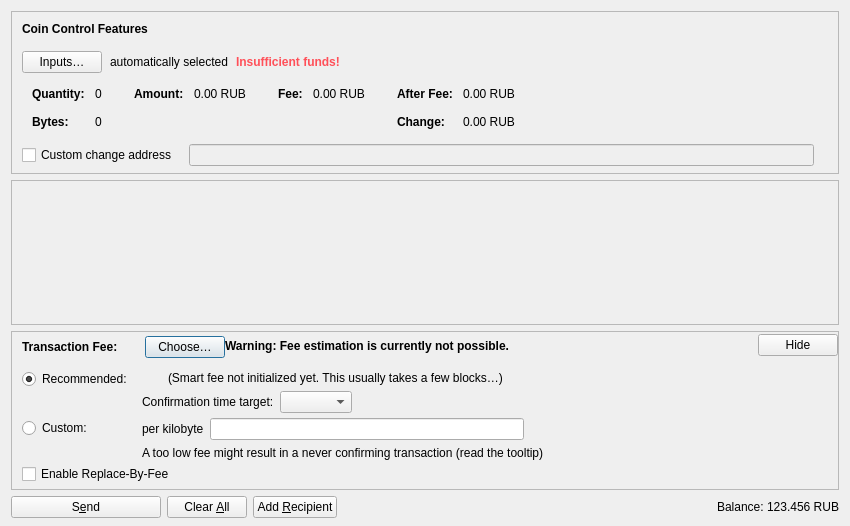
<?xml version="1.0" encoding="UTF-8"?>
<ui version="4.0">
 <class>SendCoinsDialog</class>
 <widget class="QDialog" name="SendCoinsDialog">
  <property name="geometry">
   <rect>
    <x>0</x>
    <y>0</y>
    <width>850</width>
    <height>526</height>
   </rect>
  </property>
  <property name="windowTitle">
   <string>Send Coins</string>
  </property>
  <layout class="QVBoxLayout" name="verticalLayout" stretch="0,1,0,0">
   <property name="bottomMargin">
    <number>8</number>
   </property>
   <item>
    <widget class="QFrame" name="frameCoinControl">
     <property name="sizePolicy">
      <sizepolicy hsizetype="Expanding" vsizetype="Expanding">
       <horstretch>0</horstretch>
       <verstretch>0</verstretch>
      </sizepolicy>
     </property>
     <property name="maximumSize">
      <size>
       <width>16777215</width>
       <height>16777215</height>
      </size>
     </property>
     <property name="frameShape">
      <enum>QFrame::StyledPanel</enum>
     </property>
     <property name="frameShadow">
      <enum>QFrame::Sunken</enum>
     </property>
     <layout class="QVBoxLayout" name="verticalLayoutCoinControl2">
      <property name="spacing">
       <number>0</number>
      </property>
      <property name="leftMargin">
       <number>0</number>
      </property>
      <property name="topMargin">
       <number>0</number>
      </property>
      <property name="rightMargin">
       <number>0</number>
      </property>
      <property name="bottomMargin">
       <number>6</number>
      </property>
      <item>
       <layout class="QVBoxLayout" name="verticalLayoutCoinControl" stretch="0,0,0,0,1">
        <property name="spacing">
         <number>0</number>
        </property>
        <property name="leftMargin">
         <number>10</number>
        </property>
        <property name="topMargin">
         <number>10</number>
        </property>
        <item>
         <layout class="QHBoxLayout" name="horizontalLayoutCoinControl1">
          <property name="bottomMargin">
           <number>15</number>
          </property>
          <item>
           <widget class="QLabel" name="labelCoinControlFeatures">
            <property name="sizePolicy">
             <sizepolicy hsizetype="Preferred" vsizetype="Maximum">
              <horstretch>0</horstretch>
              <verstretch>0</verstretch>
             </sizepolicy>
            </property>
            <property name="font">
             <font>
              <weight>75</weight>
              <bold>true</bold>
             </font>
            </property>
            <property name="styleSheet">
             <string notr="true">font-weight:bold;</string>
            </property>
            <property name="text">
             <string>Coin Control Features</string>
            </property>
           </widget>
          </item>
         </layout>
        </item>
        <item>
         <layout class="QHBoxLayout" name="horizontalLayoutCoinControl2" stretch="0,0,0,0">
          <property name="spacing">
           <number>8</number>
          </property>
          <property name="bottomMargin">
           <number>10</number>
          </property>
          <item>
           <widget class="QPushButton" name="pushButtonCoinControl">
            <property name="styleSheet">
             <string notr="true"/>
            </property>
            <property name="text">
             <string>Inputs…</string>
            </property>
            <property name="autoDefault">
             <bool>false</bool>
            </property>
           </widget>
          </item>
          <item>
           <widget class="QLabel" name="labelCoinControlAutomaticallySelected">
            <property name="text">
             <string>automatically selected</string>
            </property>
            <property name="margin">
             <number>5</number>
            </property>
           </widget>
          </item>
          <item>
           <widget class="QLabel" name="labelCoinControlInsuffFunds">
            <property name="font">
             <font>
              <weight>75</weight>
              <bold>true</bold>
             </font>
            </property>
            <property name="styleSheet">
             <string notr="true">color:#ff5059;font-weight:bold;</string>
            </property>
            <property name="text">
             <string>Insufficient funds!</string>
            </property>
            <property name="margin">
             <number>5</number>
            </property>
           </widget>
          </item>
          <item>
           <spacer name="horizontalSpacerCoinControl">
            <property name="orientation">
             <enum>Qt::Horizontal</enum>
            </property>
            <property name="sizeHint" stdset="0">
             <size>
              <width>40</width>
              <height>1</height>
             </size>
            </property>
           </spacer>
          </item>
         </layout>
        </item>
        <item>
         <widget class="QWidget" name="widgetCoinControl" native="true">
          <property name="sizePolicy">
           <sizepolicy hsizetype="Preferred" vsizetype="Preferred">
            <horstretch>0</horstretch>
            <verstretch>0</verstretch>
           </sizepolicy>
          </property>
          <property name="minimumSize">
           <size>
            <width>0</width>
            <height>0</height>
           </size>
          </property>
          <property name="styleSheet">
           <string notr="true"/>
          </property>
          <layout class="QHBoxLayout" name="horizontalLayoutCoinControl5">
           <property name="leftMargin">
            <number>0</number>
           </property>
           <property name="topMargin">
            <number>0</number>
           </property>
           <property name="rightMargin">
            <number>0</number>
           </property>
           <property name="bottomMargin">
            <number>0</number>
           </property>
           <item>
            <layout class="QHBoxLayout" name="horizontalLayoutCoinControl3" stretch="0,0,0,1">
             <property name="spacing">
              <number>20</number>
             </property>
             <property name="topMargin">
              <number>0</number>
             </property>
             <property name="bottomMargin">
              <number>10</number>
             </property>
             <item>
              <layout class="QFormLayout" name="formLayoutCoinControl1">
               <property name="labelAlignment">
                <set>Qt::AlignLeft|Qt::AlignVCenter</set>
               </property>
               <property name="horizontalSpacing">
                <number>10</number>
               </property>
               <property name="verticalSpacing">
                <number>14</number>
               </property>
               <property name="leftMargin">
                <number>10</number>
               </property>
               <property name="topMargin">
                <number>4</number>
               </property>
               <property name="rightMargin">
                <number>6</number>
               </property>
               <item row="0" column="0">
                <widget class="QLabel" name="labelCoinControlQuantityText">
                 <property name="font">
                  <font>
                   <weight>75</weight>
                   <bold>true</bold>
                  </font>
                 </property>
                 <property name="text">
                  <string>Quantity:</string>
                 </property>
                 <property name="margin">
                  <number>0</number>
                 </property>
                </widget>
               </item>
               <item row="0" column="1">
                <widget class="QLabel" name="labelCoinControlQuantity">
                 <property name="cursor">
                  <cursorShape>IBeamCursor</cursorShape>
                 </property>
                 <property name="contextMenuPolicy">
                  <enum>Qt::ActionsContextMenu</enum>
                 </property>
                 <property name="text">
                  <string notr="true">0</string>
                 </property>
                 <property name="margin">
                  <number>0</number>
                 </property>
                 <property name="textInteractionFlags">
                  <set>Qt::LinksAccessibleByMouse|Qt::TextSelectableByKeyboard|Qt::TextSelectableByMouse</set>
                 </property>
                </widget>
               </item>
               <item row="1" column="0">
                <widget class="QLabel" name="labelCoinControlBytesText">
                 <property name="font">
                  <font>
                   <weight>75</weight>
                   <bold>true</bold>
                  </font>
                 </property>
                 <property name="text">
                  <string>Bytes:</string>
                 </property>
                </widget>
               </item>
               <item row="1" column="1">
                <widget class="QLabel" name="labelCoinControlBytes">
                 <property name="cursor">
                  <cursorShape>IBeamCursor</cursorShape>
                 </property>
                 <property name="contextMenuPolicy">
                  <enum>Qt::ActionsContextMenu</enum>
                 </property>
                 <property name="text">
                  <string notr="true">0</string>
                 </property>
                 <property name="textInteractionFlags">
                  <set>Qt::LinksAccessibleByMouse|Qt::TextSelectableByKeyboard|Qt::TextSelectableByMouse</set>
                 </property>
                </widget>
               </item>
              </layout>
             </item>
             <item>
              <layout class="QFormLayout" name="formLayoutCoinControl2">
               <property name="horizontalSpacing">
                <number>10</number>
               </property>
               <property name="verticalSpacing">
                <number>14</number>
               </property>
               <property name="leftMargin">
                <number>6</number>
               </property>
               <property name="topMargin">
                <number>4</number>
               </property>
               <property name="rightMargin">
                <number>6</number>
               </property>
               <item row="0" column="0">
                <widget class="QLabel" name="labelCoinControlAmountText">
                 <property name="font">
                  <font>
                   <weight>75</weight>
                   <bold>true</bold>
                  </font>
                 </property>
                 <property name="text">
                  <string>Amount:</string>
                 </property>
                 <property name="margin">
                  <number>0</number>
                 </property>
                </widget>
               </item>
               <item row="0" column="1">
                <widget class="QLabel" name="labelCoinControlAmount">
                 <property name="cursor">
                  <cursorShape>IBeamCursor</cursorShape>
                 </property>
                 <property name="contextMenuPolicy">
                  <enum>Qt::ActionsContextMenu</enum>
                 </property>
                 <property name="text">
                  <string notr="true">0.00 RUB</string>
                 </property>
                 <property name="textInteractionFlags">
                  <set>Qt::LinksAccessibleByMouse|Qt::TextSelectableByKeyboard|Qt::TextSelectableByMouse</set>
                 </property>
                </widget>
               </item>
              </layout>
             </item>
             <item>
              <layout class="QFormLayout" name="formLayoutCoinControl3">
               <property name="horizontalSpacing">
                <number>10</number>
               </property>
               <property name="verticalSpacing">
                <number>14</number>
               </property>
               <property name="leftMargin">
                <number>6</number>
               </property>
               <property name="topMargin">
                <number>4</number>
               </property>
               <property name="rightMargin">
                <number>6</number>
               </property>
               <item row="0" column="0">
                <widget class="QLabel" name="labelCoinControlFeeText">
                 <property name="font">
                  <font>
                   <weight>75</weight>
                   <bold>true</bold>
                  </font>
                 </property>
                 <property name="text">
                  <string>Fee:</string>
                 </property>
                 <property name="margin">
                  <number>0</number>
                 </property>
                </widget>
               </item>
               <item row="0" column="1">
                <widget class="QLabel" name="labelCoinControlFee">
                 <property name="cursor">
                  <cursorShape>IBeamCursor</cursorShape>
                 </property>
                 <property name="contextMenuPolicy">
                  <enum>Qt::ActionsContextMenu</enum>
                 </property>
                 <property name="text">
                  <string notr="true">0.00 RUB</string>
                 </property>
                 <property name="textInteractionFlags">
                  <set>Qt::LinksAccessibleByMouse|Qt::TextSelectableByKeyboard|Qt::TextSelectableByMouse</set>
                 </property>
                </widget>
               </item>
              </layout>
             </item>
             <item>
              <layout class="QFormLayout" name="formLayoutCoinControl4">
               <property name="labelAlignment">
                <set>Qt::AlignLeft|Qt::AlignVCenter</set>
               </property>
               <property name="horizontalSpacing">
                <number>10</number>
               </property>
               <property name="verticalSpacing">
                <number>14</number>
               </property>
               <property name="leftMargin">
                <number>6</number>
               </property>
               <property name="topMargin">
                <number>4</number>
               </property>
               <property name="rightMargin">
                <number>6</number>
               </property>
               <item row="0" column="0">
                <widget class="QLabel" name="labelCoinControlAfterFeeText">
                 <property name="font">
                  <font>
                   <weight>75</weight>
                   <bold>true</bold>
                  </font>
                 </property>
                 <property name="text">
                  <string>After Fee:</string>
                 </property>
                 <property name="margin">
                  <number>0</number>
                 </property>
                </widget>
               </item>
               <item row="0" column="1">
                <widget class="QLabel" name="labelCoinControlAfterFee">
                 <property name="cursor">
                  <cursorShape>IBeamCursor</cursorShape>
                 </property>
                 <property name="contextMenuPolicy">
                  <enum>Qt::ActionsContextMenu</enum>
                 </property>
                 <property name="text">
                  <string notr="true">0.00 RUB</string>
                 </property>
                 <property name="textInteractionFlags">
                  <set>Qt::LinksAccessibleByMouse|Qt::TextSelectableByKeyboard|Qt::TextSelectableByMouse</set>
                 </property>
                </widget>
               </item>
               <item row="1" column="0">
                <widget class="QLabel" name="labelCoinControlChangeText">
                 <property name="font">
                  <font>
                   <weight>75</weight>
                   <bold>true</bold>
                  </font>
                 </property>
                 <property name="text">
                  <string>Change:</string>
                 </property>
                </widget>
               </item>
               <item row="1" column="1">
                <widget class="QLabel" name="labelCoinControlChange">
                 <property name="cursor">
                  <cursorShape>IBeamCursor</cursorShape>
                 </property>
                 <property name="contextMenuPolicy">
                  <enum>Qt::ActionsContextMenu</enum>
                 </property>
                 <property name="text">
                  <string notr="true">0.00 RUB</string>
                 </property>
                 <property name="textInteractionFlags">
                  <set>Qt::LinksAccessibleByMouse|Qt::TextSelectableByKeyboard|Qt::TextSelectableByMouse</set>
                 </property>
                </widget>
               </item>
              </layout>
             </item>
            </layout>
           </item>
          </layout>
         </widget>
        </item>
        <item>
         <layout class="QHBoxLayout" name="horizontalLayoutCoinControl4" stretch="0,0,0">
          <property name="spacing">
           <number>12</number>
          </property>
          <property name="sizeConstraint">
           <enum>QLayout::SetDefaultConstraint</enum>
          </property>
          <property name="topMargin">
           <number>5</number>
          </property>
          <property name="rightMargin">
           <number>5</number>
          </property>
          <item>
           <widget class="QCheckBox" name="checkBoxCoinControlChange">
            <property name="toolTip">
             <string>If this is activated, but the change address is empty or invalid, change will be sent to a newly generated address.</string>
            </property>
            <property name="text">
             <string>Custom change address</string>
            </property>
           </widget>
          </item>
          <item>
           <widget class="QValidatedLineEdit" name="lineEditCoinControlChange">
            <property name="enabled">
             <bool>false</bool>
            </property>
            <property name="sizePolicy">
             <sizepolicy hsizetype="Expanding" vsizetype="Fixed">
              <horstretch>0</horstretch>
              <verstretch>0</verstretch>
             </sizepolicy>
            </property>
           </widget>
          </item>
          <item>
           <widget class="QLabel" name="labelCoinControlChangeLabel">
            <property name="sizePolicy">
             <sizepolicy hsizetype="Preferred" vsizetype="Expanding">
              <horstretch>0</horstretch>
              <verstretch>0</verstretch>
             </sizepolicy>
            </property>
            <property name="minimumSize">
             <size>
              <width>0</width>
              <height>0</height>
             </size>
            </property>
            <property name="text">
             <string/>
            </property>
            <property name="margin">
             <number>3</number>
            </property>
           </widget>
          </item>
         </layout>
        </item>
        <item>
         <spacer name="verticalSpacerCoinControl">
          <property name="orientation">
           <enum>Qt::Vertical</enum>
          </property>
          <property name="sizeHint" stdset="0">
           <size>
            <width>800</width>
            <height>1</height>
           </size>
          </property>
         </spacer>
        </item>
       </layout>
      </item>
     </layout>
    </widget>
   </item>
   <item>
    <widget class="QScrollArea" name="scrollArea">
     <property name="widgetResizable">
      <bool>true</bool>
     </property>
     <widget class="QWidget" name="scrollAreaWidgetContents">
      <property name="geometry">
       <rect>
        <x>0</x>
        <y>0</y>
        <width>830</width>
        <height>104</height>
       </rect>
      </property>
      <layout class="QVBoxLayout" name="verticalLayout_2" stretch="0,1">
       <property name="leftMargin">
        <number>0</number>
       </property>
       <property name="topMargin">
        <number>0</number>
       </property>
       <property name="rightMargin">
        <number>0</number>
       </property>
       <property name="bottomMargin">
        <number>0</number>
       </property>
       <item>
        <layout class="QVBoxLayout" name="entries">
         <property name="spacing">
          <number>6</number>
         </property>
        </layout>
       </item>
       <item>
        <spacer name="verticalSpacer">
         <property name="orientation">
          <enum>Qt::Vertical</enum>
         </property>
         <property name="sizeHint" stdset="0">
          <size>
           <width>20</width>
           <height>40</height>
          </size>
         </property>
        </spacer>
       </item>
      </layout>
     </widget>
    </widget>
   </item>
   <item>
    <widget class="QFrame" name="frameFee">
     <property name="sizePolicy">
      <sizepolicy hsizetype="Expanding" vsizetype="Expanding">
       <horstretch>0</horstretch>
       <verstretch>0</verstretch>
      </sizepolicy>
     </property>
     <property name="maximumSize">
      <size>
       <width>16777215</width>
       <height>16777215</height>
      </size>
     </property>
     <property name="frameShape">
      <enum>QFrame::StyledPanel</enum>
     </property>
     <property name="frameShadow">
      <enum>QFrame::Sunken</enum>
     </property>
     <layout class="QVBoxLayout" name="verticalLayoutFee1">
      <property name="spacing">
       <number>0</number>
      </property>
      <property name="leftMargin">
       <number>0</number>
      </property>
      <property name="topMargin">
       <number>0</number>
      </property>
      <property name="rightMargin">
       <number>0</number>
      </property>
      <property name="bottomMargin">
       <number>0</number>
      </property>
      <item>
       <layout class="QVBoxLayout" name="verticalLayoutFee2" stretch="0,0,0">
        <property name="spacing">
         <number>0</number>
        </property>
        <property name="leftMargin">
         <number>10</number>
        </property>
        <property name="topMargin">
         <number>0</number>
        </property>
        <item>
         <layout class="QHBoxLayout" name="horizontalLayoutFee1">
          <property name="bottomMargin">
           <number>0</number>
          </property>
          <item>
           <layout class="QVBoxLayout" name="verticalLayoutFee7">
            <property name="spacing">
             <number>0</number>
            </property>
            <item>
             <spacer name="verticalSpacerSmartFee">
              <property name="orientation">
               <enum>Qt::Vertical</enum>
              </property>
              <property name="sizeType">
               <enum>QSizePolicy::Fixed</enum>
              </property>
              <property name="sizeHint" stdset="0">
               <size>
                <width>1</width>
                <height>4</height>
               </size>
              </property>
             </spacer>
            </item>
            <item>
             <layout class="QHBoxLayout" name="horizontalLayoutSmartFee">
              <property name="spacing">
               <number>10</number>
              </property>
              <item>
               <widget class="QLabel" name="labelFeeHeadline">
                <property name="sizePolicy">
                 <sizepolicy hsizetype="Preferred" vsizetype="Maximum">
                  <horstretch>0</horstretch>
                  <verstretch>0</verstretch>
                 </sizepolicy>
                </property>
                <property name="font">
                 <font>
                  <weight>75</weight>
                  <bold>true</bold>
                 </font>
                </property>
                <property name="styleSheet">
                 <string notr="true">font-weight:bold;</string>
                </property>
                <property name="text">
                 <string>Transaction Fee:</string>
                </property>
               </widget>
              </item>
              <item>
               <widget class="QLabel" name="labelFeeMinimized">
                <property name="text">
                 <string/>
                </property>
               </widget>
              </item>
              <item>
               <widget class="QPushButton" name="buttonChooseFee">
                <property name="text">
                 <string>Choose…</string>
                </property>
               </widget>
              </item>
             </layout>
            </item>
            <item>
             <spacer name="verticalSpacer_5">
              <property name="orientation">
               <enum>Qt::Vertical</enum>
              </property>
              <property name="sizeHint" stdset="0">
               <size>
                <width>1</width>
                <height>1</height>
               </size>
              </property>
             </spacer>
            </item>
           </layout>
          </item>
          <item>
           <widget class="QLabel" name="fallbackFeeWarningLabel">
            <property name="toolTip">
             <string>Using the fallbackfee can result in sending a transaction that will take several hours or days (or never) to confirm. Consider choosing your fee manually or wait until you have validated the complete chain.</string>
            </property>
            <property name="font">
            <font>
                <weight>75</weight>
                <bold>true</bold>
            </font>
            </property>
            <property name="text">
             <string>Warning: Fee estimation is currently not possible.</string>
            </property>
            <property name="wordWrap">
             <bool>false</bool>
            </property>
           </widget>
          </item>
          <item>
           <spacer name="horizontalSpacer_4">
            <property name="orientation">
             <enum>Qt::Horizontal</enum>
            </property>
            <property name="sizeType">
             <enum>QSizePolicy::MinimumExpanding</enum>
            </property>
            <property name="sizeHint" stdset="0">
             <size>
              <width>40</width>
              <height>20</height>
             </size>
            </property>
           </spacer>
          </item>
          <item>
           <widget class="QPushButton" name="buttonMinimizeFee">
            <property name="toolTip">
             <string>Hide transaction fee settings</string>
            </property>
            <property name="text">
             <string>Hide</string>
            </property>
           </widget>
          </item>
         </layout>
        </item>
        <item>
         <widget class="QFrame" name="frameFeeSelection">
          <layout class="QVBoxLayout" name="verticalLayoutFee12">
           <property name="spacing">
            <number>0</number>
           </property>
           <property name="leftMargin">
            <number>0</number>
           </property>
           <property name="topMargin">
            <number>0</number>
           </property>
           <property name="rightMargin">
            <number>0</number>
           </property>
           <property name="bottomMargin">
            <number>0</number>
           </property>
           <item>
            <layout class="QGridLayout" name="gridLayoutFee">
             <property name="topMargin">
              <number>10</number>
             </property>
             <property name="bottomMargin">
              <number>4</number>
             </property>
             <property name="horizontalSpacing">
              <number>10</number>
             </property>
             <property name="verticalSpacing">
              <number>4</number>
             </property>
             <item row="1" column="1">
              <layout class="QVBoxLayout" name="verticalLayoutFee8">
               <property name="spacing">
                <number>6</number>
               </property>
               <item>
                <layout class="QHBoxLayout" name="horizontalLayoutFee13">
                 <item>
                  <widget class="QLabel" name="labelCustomPerKilobyte">
                   <property name="toolTip">
                    <string>Specify a custom fee per kB (1,000 bytes) of the transaction's virtual size.

Note:  Since the fee is calculated on a per-byte basis, a fee rate of "100 RUB atomic units per kvB" for a transaction size of 500 virtual bytes (half of 1 kvB) would ultimately yield a fee of only 50 RUB atomic units.</string>
                   </property>
                   <property name="text">
                    <string>per kilobyte</string>
                   </property>
                  </widget>
                 </item>
                 <item>
                  <widget class="BitcoinAmountField" name="customFee"/>
                 </item>
                 <item>
                  <spacer name="horizontalSpacer_6">
                   <property name="orientation">
                    <enum>Qt::Horizontal</enum>
                   </property>
                   <property name="sizeHint" stdset="0">
                    <size>
                     <width>1</width>
                     <height>1</height>
                    </size>
                   </property>
                  </spacer>
                 </item>
                </layout>
               </item>
               <item>
                <layout class="QHBoxLayout" name="horizontalLayoutFee8">
                 <item>
                  <widget class="QLabel" name="labelCustomFeeWarning">
                   <property name="enabled">
                    <bool>true</bool>
                   </property>
                   <property name="toolTip">
                    <string>When there is less transaction volume than space in the blocks, miners as well as relaying nodes may enforce a minimum fee. Paying only this minimum fee is just fine, but be aware that this can result in a never confirming transaction once there is more demand for Ruble transactions than the network can process.</string>
                   </property>
                   <property name="text">
                    <string>A too low fee might result in a never confirming transaction (read the tooltip)</string>
                   </property>
                  </widget>
                 </item>
                 <item>
                  <spacer name="horizontalSpacer_2">
                   <property name="orientation">
                    <enum>Qt::Horizontal</enum>
                   </property>
                   <property name="sizeHint" stdset="0">
                    <size>
                     <width>1</width>
                     <height>1</height>
                    </size>
                   </property>
                  </spacer>
                 </item>
                </layout>
               </item>
              </layout>
             </item>
             <item row="0" column="0">
              <layout class="QVBoxLayout" name="verticalLayoutFee4" stretch="0,1">
               <item>
                <widget class="QRadioButton" name="radioSmartFee">
                 <property name="text">
                  <string>Recommended:</string>
                 </property>
                 <property name="checked">
                  <bool>true</bool>
                 </property>
                 <attribute name="buttonGroup">
                  <string notr="true">groupFee</string>
                 </attribute>
                </widget>
               </item>
               <item>
                <spacer name="verticalSpacer_2">
                 <property name="orientation">
                  <enum>Qt::Vertical</enum>
                 </property>
                 <property name="sizeHint" stdset="0">
                  <size>
                   <width>1</width>
                   <height>1</height>
                  </size>
                 </property>
                </spacer>
               </item>
              </layout>
             </item>
             <item row="1" column="0">
              <layout class="QVBoxLayout" name="verticalLayoutFee9" stretch="0,1">
               <item>
                <widget class="QRadioButton" name="radioCustomFee">
                 <property name="text">
                  <string>Custom:</string>
                 </property>
                 <attribute name="buttonGroup">
                  <string notr="true">groupFee</string>
                 </attribute>
                </widget>
               </item>
               <item>
                <spacer name="verticalSpacer_6">
                 <property name="orientation">
                  <enum>Qt::Vertical</enum>
                 </property>
                 <property name="sizeHint" stdset="0">
                  <size>
                   <width>1</width>
                   <height>1</height>
                  </size>
                 </property>
                </spacer>
               </item>
              </layout>
             </item>
             <item row="0" column="1">
              <layout class="QVBoxLayout" name="verticalLayoutFee3" stretch="0,0,1">
               <property name="spacing">
                <number>6</number>
               </property>
               <property name="topMargin">
                <number>2</number>
               </property>
               <item>
                <layout class="QHBoxLayout" name="horizontalLayoutFee12">
                 <item>
                  <widget class="QLabel" name="labelSmartFee">
                   <property name="text">
                    <string/>
                   </property>
                  </widget>
                 </item>
                 <item>
                  <widget class="QLabel" name="labelFeeEstimation">
                   <property name="text">
                    <string/>
                   </property>
                  </widget>
                 </item>
                 <item>
                  <widget class="QLabel" name="labelSmartFee2">
                   <property name="text">
                    <string>(Smart fee not initialized yet. This usually takes a few blocks…)</string>
                   </property>
                  </widget>
                 </item>
                 <item>
                  <spacer name="horizontalSpacer_5">
                   <property name="orientation">
                    <enum>Qt::Horizontal</enum>
                   </property>
                   <property name="sizeHint" stdset="0">
                    <size>
                     <width>1</width>
                     <height>1</height>
                    </size>
                   </property>
                  </spacer>
                 </item>
                </layout>
               </item>
               <item>
                <layout class="QHBoxLayout" name="horizontalLayoutFee9">
                 <item>
                  <layout class="QVBoxLayout" name="verticalLayoutFee6">
                   <item>
                    <widget class="QLabel" name="labelSmartFee3">
                     <property name="text">
                      <string>Confirmation time target:</string>
                     </property>
                    </widget>
                   </item>
                  </layout>
                 </item>
                 <item>
                  <layout class="QVBoxLayout" name="verticalLayoutFee5">
                   <property name="rightMargin">
                    <number>30</number>
                   </property>
                   <item>
                    <layout class="QHBoxLayout" name="horizontalLayoutConfTarget">
                     <property name="bottomMargin">
                      <number>0</number>
                     </property>
                     <item>
                      <widget class="QComboBox" name="confTargetSelector"/>
                     </item>
                     <item>
                      <spacer name="horizontalSpacerConfTarget">
                       <property name="orientation">
                        <enum>Qt::Horizontal</enum>
                       </property>
                       <property name="sizeHint" stdset="0">
                        <size>
                         <width>40</width>
                         <height>20</height>
                        </size>
                       </property>
                      </spacer>
                     </item>
                    </layout>
                   </item>
                  </layout>
                 </item>
                </layout>
               </item>
               <item>
                <spacer name="verticalSpacer_4">
                 <property name="orientation">
                  <enum>Qt::Vertical</enum>
                 </property>
                 <property name="sizeHint" stdset="0">
                  <size>
                   <width>1</width>
                   <height>1</height>
                  </size>
                 </property>
                </spacer>
               </item>
              </layout>
             </item>
            </layout>
           </item>
           <item>
            <widget class="QCheckBox" name="optInRBF">
             <property name="text">
              <string>Enable Replace-By-Fee</string>
             </property>
             <property name="toolTip">
              <string>With Replace-By-Fee (BIP-125) you can increase a transaction's fee after it is sent. Without this, a higher fee may be recommended to compensate for increased transaction delay risk.</string>
             </property>
            </widget>
           </item>
          </layout>
         </widget>
        </item>
        <item>
         <spacer name="verticalSpacerFee">
          <property name="orientation">
           <enum>Qt::Vertical</enum>
          </property>
          <property name="sizeHint" stdset="0">
           <size>
            <width>40</width>
            <height>5</height>
           </size>
          </property>
         </spacer>
        </item>
       </layout>
      </item>
     </layout>
    </widget>
   </item>
   <item>
    <layout class="QHBoxLayout" name="horizontalLayout">
     <item>
      <widget class="QPushButton" name="sendButton">
       <property name="minimumSize">
        <size>
         <width>150</width>
         <height>0</height>
        </size>
       </property>
       <property name="toolTip">
        <string>Confirm the send action</string>
       </property>
       <property name="text">
        <string>S&amp;end</string>
       </property>
       <property name="icon">
        <iconset resource="../bitcoin.qrc">
         <normaloff>:/icons/send</normaloff>:/icons/send</iconset>
       </property>
       <property name="autoDefault">
        <bool>false</bool>
       </property>
       <property name="default">
        <bool>false</bool>
       </property>
      </widget>
     </item>
     <item>
      <widget class="QPushButton" name="clearButton">
       <property name="sizePolicy">
        <sizepolicy hsizetype="Minimum" vsizetype="Fixed">
         <horstretch>0</horstretch>
         <verstretch>0</verstretch>
        </sizepolicy>
       </property>
       <property name="toolTip">
        <string>Clear all fields of the form.</string>
       </property>
       <property name="text">
        <string>Clear &amp;All</string>
       </property>
       <property name="icon">
        <iconset resource="../bitcoin.qrc">
         <normaloff>:/icons/remove</normaloff>:/icons/remove</iconset>
       </property>
       <property name="autoDefault">
        <bool>false</bool>
       </property>
      </widget>
     </item>
     <item>
      <widget class="QPushButton" name="addButton">
       <property name="toolTip">
        <string>Send to multiple recipients at once</string>
       </property>
       <property name="text">
        <string>Add &amp;Recipient</string>
       </property>
       <property name="icon">
        <iconset resource="../bitcoin.qrc">
         <normaloff>:/icons/add</normaloff>:/icons/add</iconset>
       </property>
       <property name="autoDefault">
        <bool>false</bool>
       </property>
      </widget>
     </item>
     <item>
      <spacer name="horizontalSpacer">
       <property name="orientation">
        <enum>Qt::Horizontal</enum>
       </property>
       <property name="sizeHint" stdset="0">
        <size>
         <width>40</width>
         <height>20</height>
        </size>
       </property>
      </spacer>
     </item>
     <item>
      <layout class="QHBoxLayout" name="horizontalLayout_2">
       <property name="spacing">
        <number>3</number>
       </property>
       <item>
        <widget class="QLabel" name="labelBalanceName">
         <property name="sizePolicy">
          <sizepolicy hsizetype="Preferred" vsizetype="Fixed">
           <horstretch>0</horstretch>
           <verstretch>0</verstretch>
          </sizepolicy>
         </property>
         <property name="text">
          <string>Balance:</string>
         </property>
        </widget>
       </item>
       <item>
        <widget class="QLabel" name="labelBalance">
         <property name="sizePolicy">
          <sizepolicy hsizetype="Preferred" vsizetype="Fixed">
           <horstretch>0</horstretch>
           <verstretch>0</verstretch>
          </sizepolicy>
         </property>
         <property name="cursor">
          <cursorShape>IBeamCursor</cursorShape>
         </property>
         <property name="text">
          <string notr="true">123.456 RUB</string>
         </property>
         <property name="textInteractionFlags">
          <set>Qt::LinksAccessibleByMouse|Qt::TextSelectableByKeyboard|Qt::TextSelectableByMouse</set>
         </property>
        </widget>
       </item>
      </layout>
     </item>
    </layout>
   </item>
  </layout>
 </widget>
 <customwidgets>
  <customwidget>
   <class>QValidatedLineEdit</class>
   <extends>QLineEdit</extends>
   <header>qt/qvalidatedlineedit.h</header>
  </customwidget>
  <customwidget>
   <class>BitcoinAmountField</class>
   <extends>QLineEdit</extends>
   <header>qt/bitcoinamountfield.h</header>
   <container>1</container>
  </customwidget>
 </customwidgets>
 <resources>
  <include location="../bitcoin.qrc"/>
 </resources>
 <connections/>
 <buttongroups>
  <buttongroup name="groupFee"/>
 </buttongroups>
</ui>
